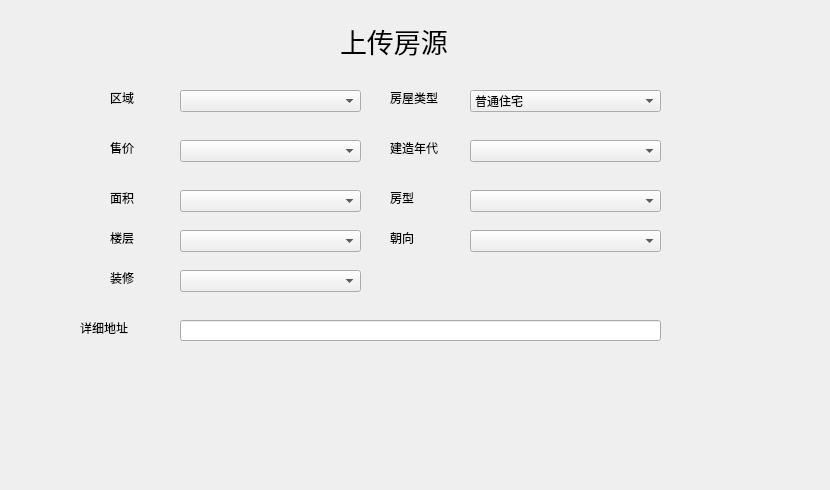
    <widget class="QWidget" name="page_7">
     <widget class="QLabel" name="label_9">
      <property name="geometry">
       <rect>
        <x>20</x>
        <y>0</y>
        <width>801</width>
        <height>481</height>
       </rect>
      </property>
      <property name="minimumSize">
       <size>
        <width>801</width>
        <height>481</height>
       </size>
      </property>
      <property name="maximumSize">
       <size>
        <width>801</width>
        <height>481</height>
       </size>
      </property>
      <property name="styleSheet">
       <string notr="true">background-image: url(:/newPrefix/59350c3c70152_1024.jpg);</string>
      </property>
      <property name="text">
       <string/>
      </property>
     </widget>
     <widget class="QLabel" name="label_12">
      <property name="geometry">
       <rect>
        <x>340</x>
        <y>20</y>
        <width>131</width>
        <height>41</height>
       </rect>
      </property>
      <property name="minimumSize">
       <size>
        <width>131</width>
        <height>41</height>
       </size>
      </property>
      <property name="maximumSize">
       <size>
        <width>131</width>
        <height>41</height>
       </size>
      </property>
      <property name="font">
       <font>
        <family>Adobe Arabic</family>
        <pointsize>20</pointsize>
       </font>
      </property>
      <property name="text">
       <string>上传房源</string>
      </property>
     </widget>
     <widget class="QComboBox" name="comboBox_11">
      <property name="geometry">
       <rect>
        <x>470</x>
        <y>140</y>
        <width>191</width>
        <height>22</height>
       </rect>
      </property>
      <property name="minimumSize">
       <size>
        <width>191</width>
        <height>22</height>
       </size>
      </property>
      <property name="maximumSize">
       <size>
        <width>191</width>
        <height>22</height>
       </size>
      </property>
     </widget>
     <widget class="QLabel" name="label_20">
      <property name="geometry">
       <rect>
        <x>390</x>
        <y>230</y>
        <width>72</width>
        <height>15</height>
       </rect>
      </property>
      <property name="minimumSize">
       <size>
        <width>72</width>
        <height>15</height>
       </size>
      </property>
      <property name="maximumSize">
       <size>
        <width>72</width>
        <height>15</height>
       </size>
      </property>
      <property name="text">
       <string>朝向</string>
      </property>
     </widget>
     <widget class="QLabel" name="label_21">
      <property name="geometry">
       <rect>
        <x>110</x>
        <y>270</y>
        <width>31</width>
        <height>15</height>
       </rect>
      </property>
      <property name="minimumSize">
       <size>
        <width>31</width>
        <height>15</height>
       </size>
      </property>
      <property name="maximumSize">
       <size>
        <width>31</width>
        <height>15</height>
       </size>
      </property>
      <property name="text">
       <string>装修</string>
      </property>
     </widget>
     <widget class="QLabel" name="label_22">
      <property name="geometry">
       <rect>
        <x>390</x>
        <y>140</y>
        <width>72</width>
        <height>15</height>
       </rect>
      </property>
      <property name="minimumSize">
       <size>
        <width>72</width>
        <height>15</height>
       </size>
      </property>
      <property name="maximumSize">
       <size>
        <width>72</width>
        <height>15</height>
       </size>
      </property>
      <property name="text">
       <string>建造年代</string>
      </property>
     </widget>
     <widget class="QComboBox" name="comboBox_12">
      <property name="geometry">
       <rect>
        <x>470</x>
        <y>190</y>
        <width>191</width>
        <height>22</height>
       </rect>
      </property>
      <property name="minimumSize">
       <size>
        <width>191</width>
        <height>22</height>
       </size>
      </property>
      <property name="maximumSize">
       <size>
        <width>191</width>
        <height>22</height>
       </size>
      </property>
     </widget>
     <widget class="QComboBox" name="comboBox_4">
      <property name="geometry">
       <rect>
        <x>180</x>
        <y>90</y>
        <width>181</width>
        <height>22</height>
       </rect>
      </property>
      <property name="minimumSize">
       <size>
        <width>181</width>
        <height>22</height>
       </size>
      </property>
      <property name="maximumSize">
       <size>
        <width>181</width>
        <height>22</height>
       </size>
      </property>
     </widget>
     <widget class="QComboBox" name="comboBox_13">
      <property name="geometry">
       <rect>
        <x>180</x>
        <y>190</y>
        <width>181</width>
        <height>22</height>
       </rect>
      </property>
      <property name="minimumSize">
       <size>
        <width>181</width>
        <height>22</height>
       </size>
      </property>
      <property name="maximumSize">
       <size>
        <width>181</width>
        <height>22</height>
       </size>
      </property>
     </widget>
     <widget class="QLabel" name="label_23">
      <property name="geometry">
       <rect>
        <x>110</x>
        <y>230</y>
        <width>31</width>
        <height>15</height>
       </rect>
      </property>
      <property name="minimumSize">
       <size>
        <width>31</width>
        <height>15</height>
       </size>
      </property>
      <property name="maximumSize">
       <size>
        <width>31</width>
        <height>15</height>
       </size>
      </property>
      <property name="text">
       <string>楼层</string>
      </property>
     </widget>
     <widget class="QLabel" name="label_24">
      <property name="geometry">
       <rect>
        <x>390</x>
        <y>90</y>
        <width>72</width>
        <height>15</height>
       </rect>
      </property>
      <property name="minimumSize">
       <size>
        <width>72</width>
        <height>15</height>
       </size>
      </property>
      <property name="maximumSize">
       <size>
        <width>72</width>
        <height>15</height>
       </size>
      </property>
      <property name="text">
       <string>房屋类型</string>
      </property>
     </widget>
     <widget class="QLabel" name="label_25">
      <property name="geometry">
       <rect>
        <x>110</x>
        <y>140</y>
        <width>31</width>
        <height>15</height>
       </rect>
      </property>
      <property name="minimumSize">
       <size>
        <width>31</width>
        <height>15</height>
       </size>
      </property>
      <property name="maximumSize">
       <size>
        <width>31</width>
        <height>15</height>
       </size>
      </property>
      <property name="text">
       <string>售价</string>
      </property>
     </widget>
     <widget class="QLabel" name="label_26">
      <property name="geometry">
       <rect>
        <x>110</x>
        <y>90</y>
        <width>31</width>
        <height>15</height>
       </rect>
      </property>
      <property name="minimumSize">
       <size>
        <width>31</width>
        <height>15</height>
       </size>
      </property>
      <property name="maximumSize">
       <size>
        <width>31</width>
        <height>15</height>
       </size>
      </property>
      <property name="text">
       <string>区域</string>
      </property>
     </widget>
     <widget class="QComboBox" name="comboBox_14">
      <property name="geometry">
       <rect>
        <x>470</x>
        <y>230</y>
        <width>191</width>
        <height>22</height>
       </rect>
      </property>
      <property name="minimumSize">
       <size>
        <width>191</width>
        <height>22</height>
       </size>
      </property>
      <property name="maximumSize">
       <size>
        <width>191</width>
        <height>22</height>
       </size>
      </property>
     </widget>
     <widget class="QComboBox" name="comboBox_15">
      <property name="geometry">
       <rect>
        <x>470</x>
        <y>90</y>
        <width>191</width>
        <height>22</height>
       </rect>
      </property>
      <property name="minimumSize">
       <size>
        <width>191</width>
        <height>22</height>
       </size>
      </property>
      <property name="maximumSize">
       <size>
        <width>191</width>
        <height>22</height>
       </size>
      </property>
      <item>
       <property name="text">
        <string>普通住宅</string>
       </property>
      </item>
      <item>
       <property name="text">
        <string>公寓</string>
       </property>
      </item>
      <item>
       <property name="text">
        <string>平房</string>
       </property>
      </item>
      <item>
       <property name="text">
        <string>别墅</string>
       </property>
      </item>
      <item>
       <property name="text">
        <string>其他</string>
       </property>
      </item>
     </widget>
     <widget class="QLabel" name="label_27">
      <property name="geometry">
       <rect>
        <x>390</x>
        <y>190</y>
        <width>72</width>
        <height>15</height>
       </rect>
      </property>
      <property name="minimumSize">
       <size>
        <width>72</width>
        <height>15</height>
       </size>
      </property>
      <property name="maximumSize">
       <size>
        <width>72</width>
        <height>15</height>
       </size>
      </property>
      <property name="text">
       <string>房型</string>
      </property>
     </widget>
     <widget class="QLabel" name="label_28">
      <property name="geometry">
       <rect>
        <x>110</x>
        <y>190</y>
        <width>31</width>
        <height>15</height>
       </rect>
      </property>
      <property name="minimumSize">
       <size>
        <width>31</width>
        <height>15</height>
       </size>
      </property>
      <property name="maximumSize">
       <size>
        <width>31</width>
        <height>15</height>
       </size>
      </property>
      <property name="text">
       <string>面积</string>
      </property>
     </widget>
     <widget class="QComboBox" name="comboBox_16">
      <property name="geometry">
       <rect>
        <x>180</x>
        <y>270</y>
        <width>181</width>
        <height>22</height>
       </rect>
      </property>
      <property name="minimumSize">
       <size>
        <width>181</width>
        <height>22</height>
       </size>
      </property>
      <property name="maximumSize">
       <size>
        <width>181</width>
        <height>22</height>
       </size>
      </property>
     </widget>
     <widget class="QComboBox" name="comboBox_17">
      <property name="geometry">
       <rect>
        <x>180</x>
        <y>230</y>
        <width>181</width>
        <height>22</height>
       </rect>
      </property>
      <property name="minimumSize">
       <size>
        <width>181</width>
        <height>22</height>
       </size>
      </property>
      <property name="maximumSize">
       <size>
        <width>181</width>
        <height>22</height>
       </size>
      </property>
     </widget>
     <widget class="QComboBox" name="comboBox_18">
      <property name="geometry">
       <rect>
        <x>180</x>
        <y>140</y>
        <width>181</width>
        <height>22</height>
       </rect>
      </property>
      <property name="minimumSize">
       <size>
        <width>181</width>
        <height>22</height>
       </size>
      </property>
      <property name="maximumSize">
       <size>
        <width>181</width>
        <height>22</height>
       </size>
      </property>
     </widget>
     <widget class="QLineEdit" name="lineEdit">
      <property name="geometry">
       <rect>
        <x>180</x>
        <y>320</y>
        <width>481</width>
        <height>21</height>
       </rect>
      </property>
      <property name="minimumSize">
       <size>
        <width>481</width>
        <height>21</height>
       </size>
      </property>
      <property name="maximumSize">
       <size>
        <width>481</width>
        <height>21</height>
       </size>
      </property>
     </widget>
     <widget class="QLabel" name="label_29">
      <property name="geometry">
       <rect>
        <x>80</x>
        <y>320</y>
        <width>72</width>
        <height>15</height>
       </rect>
      </property>
      <property name="minimumSize">
       <size>
        <width>72</width>
        <height>15</height>
       </size>
      </property>
      <property name="maximumSize">
       <size>
        <width>72</width>
        <height>15</height>
       </size>
      </property>
      <property name="text">
       <string>详细地址</string>
      </property>
     </widget>
    </widget>
